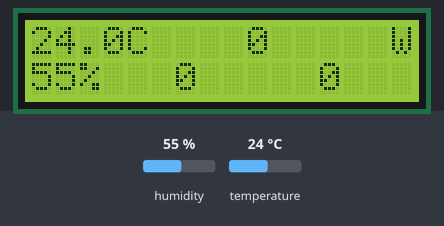
Simulated run of this sketch. Board: ESP8266 (NodeMCU). Parts: 16×2 character LCD. Inputs (shaded band) come from the test bench; at power-on: humidity 55 %, temperature 24 °C. WiFi joins after 1.5 s; servers stay silent unless stated; what the sketch prints to the serial monitor is not drawn.

Above: at 4.3 s.
4.4 s: humidity set to 22 %
At 6.4 s:
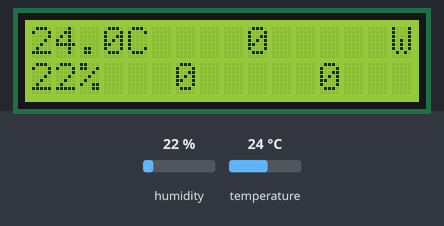
6.7 s: temperature set to 12 °C
At 8.4 s:
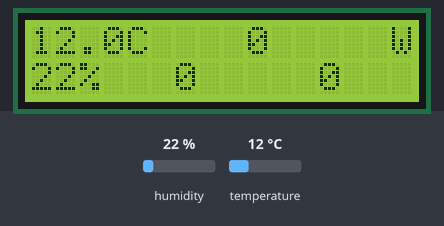
8.7 s: humidity set to 40 %
At 9.7 s:
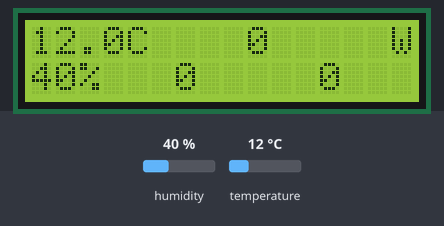
10.8 s: temperature set to 19 °C
At 11.8 s:
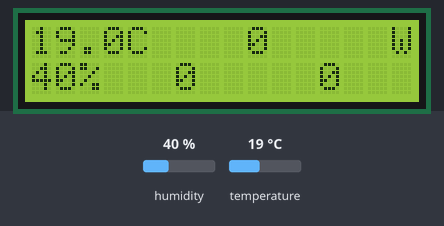
Timing chart, 0 to 13.8 s (numbered marks = the images above; inputs shaded):
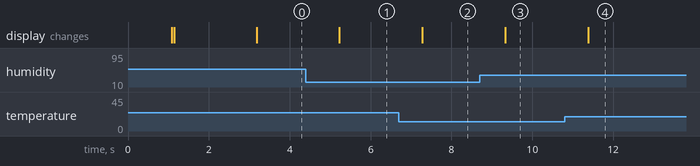

The sketch:

AQS_Device2v1.ino
```cpp
//https://www.youtube.com/watch?v=okNECYf2xlY

#include <ESP8266WiFi.h>
#include <WiFiClientSecure.h>
#include "DHT.h"
#define DHTTYPE DHT22
const int DHTPin = 2;
DHT dht(DHTPin, DHTTYPE);
const char* ssid = "srkim27";
const char* password = "jj121212!!";

//----------------------------------------Host & httpsPort
const char* host = "script.google.com";
const int httpsPort = 443;

const unsigned long sendDataInterval = 60000;
unsigned long previousSendData = 0;


WiFiClientSecure client;

String GAS_ID = "AKfycbxXNtNvqHGIlED1GuAKzC-el5YlNkmfBddmfv_1VIEM6ZVUJgEHetB_";

//LCD setup
#include <Wire.h>
#include <LiquidCrystal_I2C.h>
LiquidCrystal_I2C lcd(0x27, 16, 2);
const unsigned long lcdInterval = 1000;
unsigned long lcdPreviousTime = millis();

//Dust sensor
#include <SoftwareSerial.h>
SoftwareSerial dustSensor(D7, 0);     //Dust sensor pin
int pm1 = 0;
int pm2_5 = 0;
int pm10 = 0;

//Serial Setup
const unsigned long serialInterval = 5000;
unsigned long serialPreviousTime = millis();

//============================================================================== void setup
void setup() {
  Serial.begin(9600);
  delay(500);
  dht.begin();
  delay(500);

  dustSensor.begin(9600);

  WiFi.begin(ssid, password);
  Serial.println("");

  client.setInsecure();

  //Loading screen
  lcd.begin();
  lcd.backlight();
  Serial.println();
  Serial.println("Booting device");
  lcd.setCursor(0, 0);
  lcd.print("AQS - Device 2  ");
  delay(50);
  lcd.setCursor(0, 1);
  lcd.print("By: Kim HyunWook");
  delay(2000);
  lcd.clear();
}


//============================================================================== void loop
void loop() {
  int h = dht.readHumidity();
  float t = dht.readTemperature();
  String Temp = "Temperature : " + String(t) + " °C";
  String Humi = "Humidity : " + String(h) + " %";
  //  Serial.println(Temp);
  //  Serial.println(Humi);

  // Dust sensor check
  int index = 0;
  char value;
  char previousValue;

  while (dustSensor.available()) {
    value = dustSensor.read();
    if ((index == 0 && value != 0x42) || (index == 1 && value != 0x4d)) {
      //      Serial.println("Cannot find the dust sensor");
      break;
    }

    if (index == 4 || index == 6 || index == 8 || index == 10 || index == 12 || index == 14) {
      previousValue = value;
    }
    else if (index == 5) {
      pm1 = 256 * previousValue + value;
    }
    else if (index == 7) {
      pm2_5 = 256 * previousValue + value;
    }
    else if (index == 9) {
      pm10 = 256 * previousValue + value;
    } else if (index > 15) {
      break;
    }
    index++;
  }
  while (dustSensor.available()) dustSensor.read();

  //=============================  Serial Monitor ======================================
    if (millis() - serialPreviousTime > serialInterval) {
      Serial.print(millis());
      Serial.print("    ");
      Serial.print(t);
      Serial.print("ºC    ");
      Serial.print(h);
      Serial.print("%     ");

      Serial.print("PM1:  ");
      Serial.print(pm1);
      Serial.print("    ");

      Serial.print("PM2.5:  ");
      Serial.print(pm2_5);
      Serial.print("     ");

      Serial.print("PM10:  ");
      Serial.print(pm10);
      Serial.print("     ");

      if (WiFi.status() == WL_CONNECTED) {
        Serial.print("Wifi Connected");
      } else {
        Serial.print("Wifi Not Connected");
      }

      Serial.println();
      serialPreviousTime = millis();
    }

  //=============================  LCD Printing ======================================
  if (millis() - lcdPreviousTime > lcdInterval) {

    lcd.setCursor(0, 0);
    lcd.print(t, 1);
    lcd.print("C");

    lcd.setCursor(0, 1);
    lcd.print(h, 1);
    lcd.print("%");

    lcd.setCursor(6, 1);
    lcd.print(pm1);
    lcd.print("   ");

    lcd.setCursor(9, 0);
    lcd.print(pm2_5);
    lcd.print("   ");

    lcd.setCursor(12, 1);
    lcd.print(pm10);
    lcd.print("   ");

    if (WiFi.status() == WL_CONNECTED) {
      lcd.setCursor(15, 0);
      lcd.print("W");
    }
    else {
      lcd.setCursor(15, 0);
      lcd.print("*");
    }

    lcdPreviousTime = millis();
  }

  if (millis() - previousSendData > sendDataInterval) {
    sendData(t, h, pm1, pm2_5, pm10);
    previousSendData = millis();
  }


}


//============================================================================== void sendData
// Subroutine for sending data to Google Sheets
void sendData(float tem, int hum, int pm1, int pm2_5, int pm10) {
  Serial.println("==========");
  Serial.print("connecting to ");
  Serial.println(host);

  //----------------------------------------Connect to Google host
  if (!client.connect(host, httpsPort)) {
    Serial.println("connection failed");
    return;
  }

  //----------------------------------------Processing data and sending data
  String string_temperature =  String(tem);
  // String string_temperature =  String(tem, DEC);
  String string_humidity =  String(hum, DEC);
  String string_pm1 =  String(pm1, DEC);
  String string_pm2_5 =  String(pm2_5, DEC);
  String string_pm10 =  String(pm10, DEC);
  String url = "/macros/s/" + GAS_ID + "/exec?temperature=" + string_temperature + "&humidity=" + string_humidity + "&pm1=" + string_pm1 + "&pm2_5=" + string_pm2_5 + "&pm10=" + string_pm10;
  Serial.print("requesting URL: ");
  Serial.println(url);

  client.print(String("GET ") + url + " HTTP/1.1\r\n" +
               "Host: " + host + "\r\n" +
               "User-Agent: BuildFailureDetectorESP8266\r\n" +
               "Connection: close\r\n\r\n");

  Serial.println("request sent");
  //----------------------------------------

  //----------------------------------------Checking whether the data was sent successfully or not
  while (client.connected()) {
    String line = client.readStringUntil('\n');
    if (line == "\r") {
      Serial.println("headers received");
      break;
    }
  }
  String line = client.readStringUntil('\n');
  if (line.startsWith("{\"state\":\"success\"")) {
    Serial.println("esp8266/Arduino CI successfull!");
  } else {
    Serial.println("esp8266/Arduino CI has failed");
  }
  Serial.print("reply was : ");
  Serial.println(line);
  Serial.println("closing connection");
  Serial.println("==========");
  Serial.println();
  //----------------------------------------
}
```

Measured:
- after the input at 4.4 s, the display: changes after 0.83 s (image 1)
- after the input at 6.7 s, the display: changes after 0.58 s (image 2)
- after the input at 8.7 s, the display: changes after 0.63 s (image 3)
- after the input at 10.8 s, the display: changes after 0.58 s (image 4)
